Frame 1 (no input): blank canvas, image omitted
Frame 60 (no input): blank canvas, image omitted
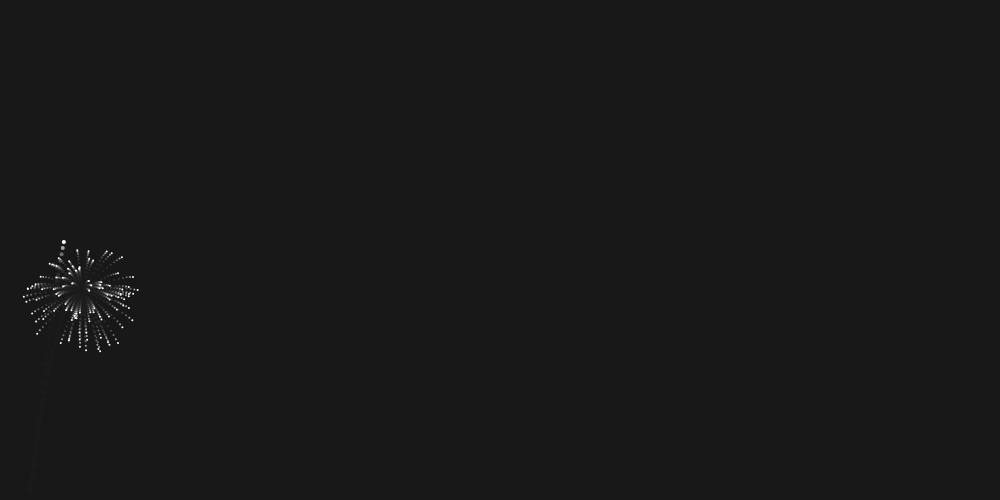
Frame 120 (the mouse pressed at the canvas centre since frame 60)

The p5.js sketch whose frames 1 and 60 were blank and that drew this single picture after the mouse press (run headless with seeded random() and noise() and a simulated clock; from frame 60 on, the mouse is pressed at the canvas centre):

// p5.js sketch
// ── sketch.js
var fireworks = [];
var gravity;

function setup() {
  createCanvas(1000, 500);
  colorMode(HSB);
  gravity = createVector(0, 0.2);
  stroke(255);
  strokeWeight(4);
}

function draw() {
  background(0, 0, 10, 0.4);
  
  if (random(1) < 0.03) {
    fireworks.push(new Firework());
  }
  
  for (var i = fireworks.length - 1; i >= 0; i--) {
    fireworks[i].update();
    fireworks[i].show();
    
    if (fireworks[i].done()) {
      fireworks.splice(i, 1);
    }
  }
}

// ── firework.js
function Firework() {
  this.hu = random(360);
  this.firework = new Particle(random(width), height, this.hu, true);
  this.exploded = false;
  this.particles = [];

  this.done = function() {
    if (this.exploded && this.particles.length === 0) {
      return true;
    } else {
      return false;
    }
  }

  this.update = function() {
    if (!this.exploded) {
      this.firework.applyForce(gravity);
      this.firework.update();
      
      if (this.firework.vel.y >= 0) {
        this.exploded = true;
        this.explode();
      }
    }
    
    for (var i = this.particles.length - 1; i >= 0; i--) {
      this.particles[i].applyForce(gravity);
      this.particles[i].update();
      
      if (this.particles[i].done()) {
        this.particles.splice(i, 1);
      }
    }
  }

  this.explode = function() {
    for (var i = 0; i < 100; i++) {
      var p = new Particle(this.firework.pos.x, this.firework.pos.y, this.hu, false);
      this.particles.push(p);
    }
  }

  this.show = function() {
    if (!this.exploded) {
      this.firework.show();
    }
    
    for (var i = 0; i < this.particles.length; i++) {
      this.particles[i].show();
    }
  }
}
// ── particle.js
function Particle(x, y, hu, firework) {
  colorMode(HSB);
  this.pos = createVector(x, y);
  this.firework = firework;
  this.lifespan = 255;
  this.hu = hu;
  this.acc = createVector(0, 0);
  
  if (this.firework) {
    this.vel = createVector(random(-2,2), random(-12, -8));
  } else {
    this.vel = p5.Vector.random2D();
    this.vel.mult(random(2, 10));
  }
 
  this.applyForce = function(force) {
    this.acc.add(force);
  }

  this.update = function() {
    if (!this.firework) {
      this.vel.mult(0.9);
      this.lifespan -= 4;
    }
    
    this.vel.add(this.acc);
    this.pos.add(this.vel);
    this.acc.mult(0);
  }

  this.done = function() {
    if (this.lifespan < 0) {
      return true;
    } else {
      return false;
    }
  }

  this.show = function() {
    if (!this.firework) {
            fill(hu,100,100,0.5);

        strokeWeight(2);
            point(this.pos.x, this.pos.y);

    } else {
              fill(0,0,100,1);
      strokeWeight(4);
            point(this.pos.x, this.pos.y);

    }
    
  }
}
